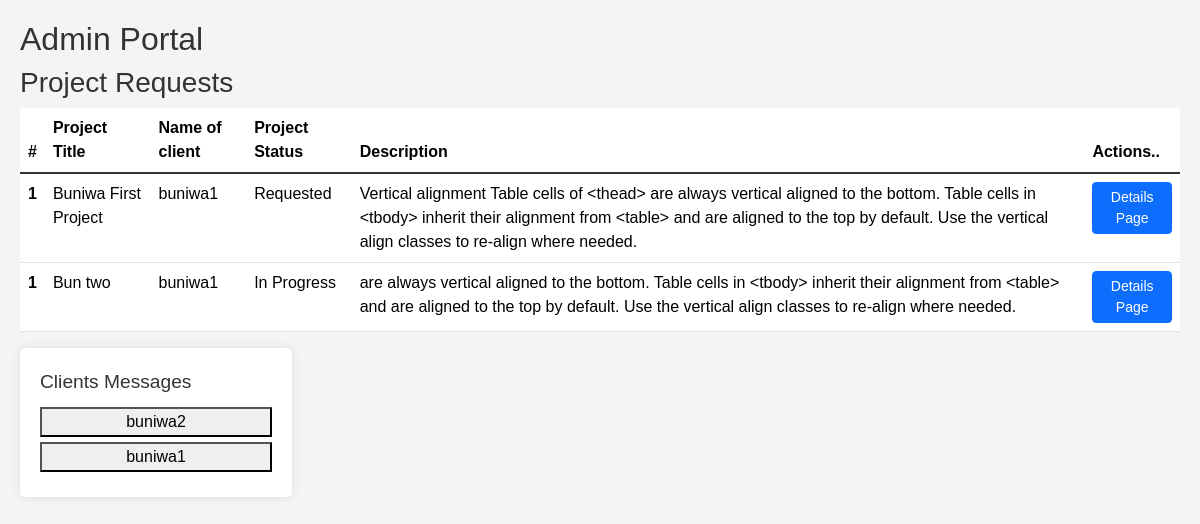
Page /portal/admin/ (signed in) on the earlier database version.
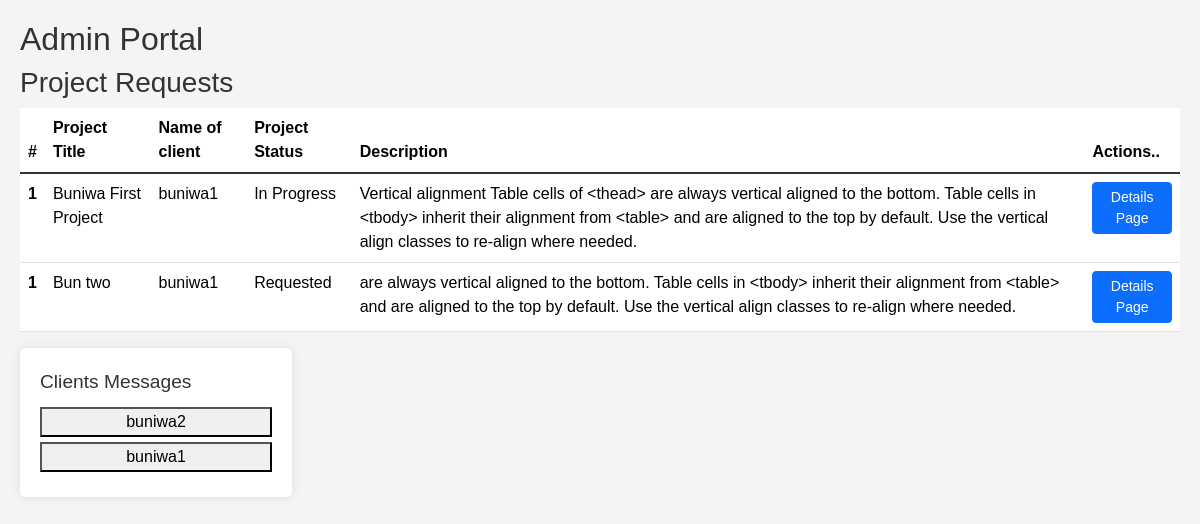
Same page on the later database version.
### Portal/models.py (models this page shows, shortened)
class ProjectRequest(models.Model):
    user = models.ForeignKey(User, on_delete=models.CASCADE)
    project_name = models.CharField(max_length=100)
    description = models.TextField()
    status = models.CharField(max_length=20, choices=[('Requested', 'Requested'), ('In Progress', 'In Progress'), ('Completed', 'Completed')])

### Portal/views.py (the view)
# urls.py: path('admin/', views.admin_portal, name='admin_portal'),  # Admin portal view
@login_required
@user_passes_test(is_admin)
def admin_portal(request):
    project_requests = ProjectRequest.objects.all()
    messages = Message.objects.all().order_by('-timestamp')
    messages_by_user = {}
    for message in messages:
        if message.user not in messages_by_user:
            messages_by_user[message.user] = []
        messages_by_user[message.user].append(message)
    return render(request, 'Portal/admin_portal.html', {
        'project_requests': project_requests,
        'messages_by_user': messages_by_user,
    })

### Buniwa/context_processors.py (called while the page is built)
def profile_photo(request):
    if request.user.is_authenticated:
        user_details = UserDetails.objects.get(user=request.user)
        profile_photo_url = user_details.profile_photo.url if user_details.profile_photo else 'https://st3.depositphotos.com/15648834/17930/v/600/depositphotos_179308454-stock-illustration-unknown-person-silhouette-glasses-profile.jpg'
        return {'profile_photo_url': profile_photo_url}
    return {}

### Portal/views.py (called while the page is built)
def is_admin(user):
    return user.is_superuser  # Ensure only admins can access this view

### Portal/templates/Portal/admin_portal.html (shortened to what this page needs)
<!DOCTYPE html>
<html lang="en">
<head>
    <link href="https://cdn.jsdelivr.net/npm/bootstrap@5.3.3/dist/css/bootstrap.min.css" rel="stylesheet">
</head>
<body>
    <h2>Admin Portal</h2>
    <h3>Project Requests</h3>
    <table class="table">
        <thead>
          <tr>
            <th scope="col">#</th>
            <th scope="col">Project Title</th>
            <th scope="col">Name of client</th>
            <th scope="col"> Project Status</th>
            <th scope="col"> Description</th>
            <th scope="col"> Actions..</th>
          </tr>
        </thead>
        <tbody class="table-group-divider">
        {% if project_requests %}
            {% for request in project_requests %}
          <tr>
            <th scope="row">1</th>
            <td>{{ request.project_name }}</td>
            <td>{{ request.user.username }}</td>
            <td>{{ request.status }}</td>
            <td>{{ request.description }}</td>
            <td><a href="{% url 'create_milestones' request.id %}" class="btn btn-primary btn-sm">Details Page</a></td>
          </tr>
          {% endfor %}
        {% else %}
            <p>No project requests at the moment.</p>
        {% endif %}
        </tbody>
      </table>
<div class="row d-flex">
    <div class="col-md-3">
    <div class="message-section">
        <div class="message-header">
            Clients Messages
        </div>
        <div class="tab-buttons">
            {% for user, messages in messages_by_user.items %}
                <button onclick="showTab('{{ user.username }}')">{{ user.username }}</button>
            {% endfor %}
        </div>
    </div>
    </div>
</div>
</body>
</html>

Differences in the rows shown:
changed ProjectRequest "Buniwa First Project": status "Requested" → "In Progress"
changed ProjectRequest "Bun two": status "In Progress" → "Requested"
